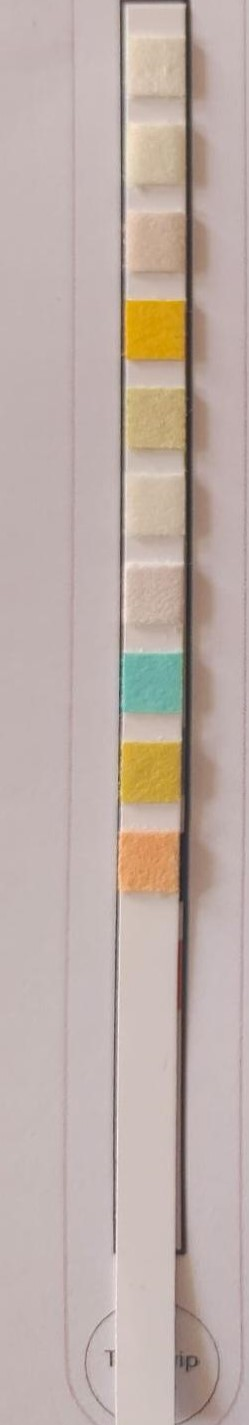
#> input picture temp_image.png.jpg, 249 x 1425 px
$ python -i app.py   (imports and definitions only)
#> lines starting #> are read from the running program, lines starting #| are printed output that depends on the picture; after the words box and inside, x2 and y2 are one past the last pixel; in counts of white or black regions, pixels touching at a corner belong together
from flask import Flask, request, jsonify, render_template
import cv2
import numpy as np

# [1 line not run here, left out]

def process_image(image_path):
    # Load the image using OpenCV
#> called with image_path = 'temp_image.png.jpg'
    image = cv2.imread(image_path)
#> image is the input picture: shape (1425, 249, 3); mean B, G, R 167.1, 173.6, 189.3

    # Convert the image to the LAB color space for better color segmentation
    lab_image = cv2.cvtColor(image, cv2.COLOR_BGR2Lab)
#> lab_image: shape (1425, 249, 3); mean of channels 0, 1, 2 183.8, 132.9, 133.2

    # Define color boundaries for each color on the urine strip (in LAB color space)
    color_boundaries = {
        'URO': ([90, 10, 20], [230, 130, 170]),
        'BIL': ([90, 50, 100], [220, 160, 200]),
        'KET': ([100, 60, 100], [220, 180, 210]),
        'BLD': ([80, 50, 100], [210, 170, 200]),
        'PRO': ([90, 50, 80], [210, 150, 200]),
        'NIT': ([90, 30, 90], [220, 160, 200]),
        'LEU': ([80, 30, 100], [210, 170, 200]),
        'GLU': ([70, 40, 100], [190, 180, 200]),
        'SG':  ([60, 60, 80], [180, 170, 200]),
        'PH':  ([70, 60, 100], [200, 180, 200]),
    }

    # Dictionary to store the RGB values of each color
    result = {}

    # Dictionary to store the integer RGB values of each color
    result = {}

    # Iterate through each color and extract its RGB value
    for color, (lower_bound, upper_bound) in color_boundaries.items():
        # Create a binary mask for the current color
        mask = cv2.inRange(lab_image, np.array(lower_bound), np.array(upper_bound))

        # Find contours in the mask
        contours, _ = cv2.findContours(mask, cv2.RETR_EXTERNAL, cv2.CHAIN_APPROX_SIMPLE)

        # Check if there are valid contours for the current color
        if len(contours) > 0:
            # Get the average RGB value of the color from the contour area
            rgb_values = []
            for contour in contours:
                # Compute the mean RGB value of the color in the contour area
                mask_area = cv2.contourArea(contour)
                mask = np.zeros_like(mask)  # Create an empty mask of the same shape
                cv2.drawContours(mask, [contour], -1, 255, thickness=cv2.FILLED)
                mean_color = cv2.mean(image, mask=mask)[:3]
                rgb_values.append(mean_color)

            # Take the average of all RGB values for the current color
            avg_rgb = np.mean(rgb_values, axis=0)

            # Convert the float RGB values to integers
            avg_rgb_int = [int(round(value)) for value in avg_rgb]

            # Store the RGB value in the result dictionary
            result[color] = avg_rgb_int
        else:
            # Set a default RGB value (e.g., white [255, 255, 255]) for the color when no valid contour is found
            result[color] = [255, 255, 255]
#> this loop made 10 passes
#> pass 1, in process_image, `mask = cv2.inRange(lab_image, np.array(lower_bound), np.array(upper_bo..`:
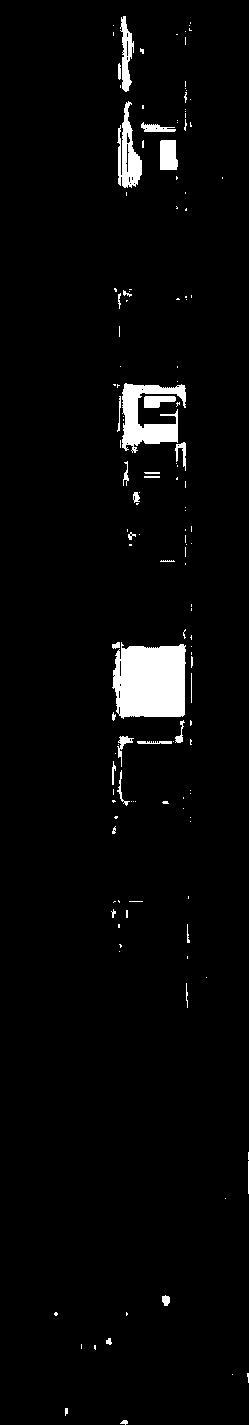
#> mask: shape (1425, 249); 3.3% white; 144 white regions (108 under 20 px), largest, box (x1, y1, x2, y2) and area: (112, 642, 186, 719) 4857, (122, 383, 186, 453) 2202, (117, 101, 142, 188) 1117
#> pass 2, in process_image, `mask = cv2.inRange(lab_image, np.array(lower_bound), np.array(upper_bo..`:
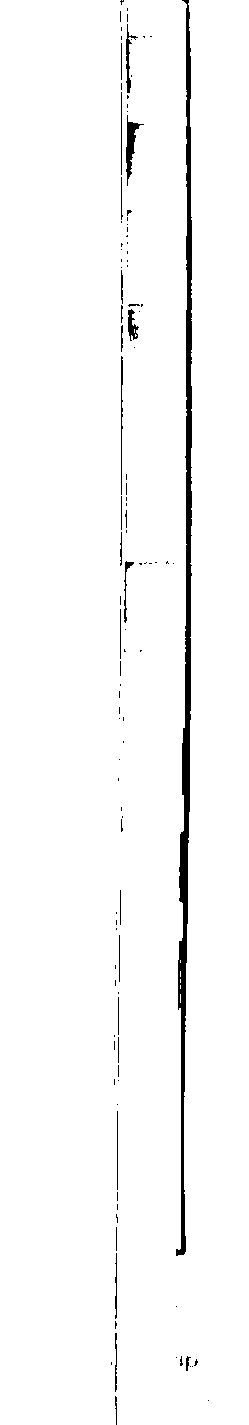
#> mask: shape (1425, 249); 97.4% white; 109 black regions (82 under 20 px), largest, box (x1, y1, x2, y2) and area: (176, 0, 192, 1256) 6662, (126, 115, 144, 186) 413, (126, 24, 138, 93) 209
#> pass 3, in process_image, `mask = cv2.inRange(lab_image, np.array(lower_bound), np.array(upper_bo..`:
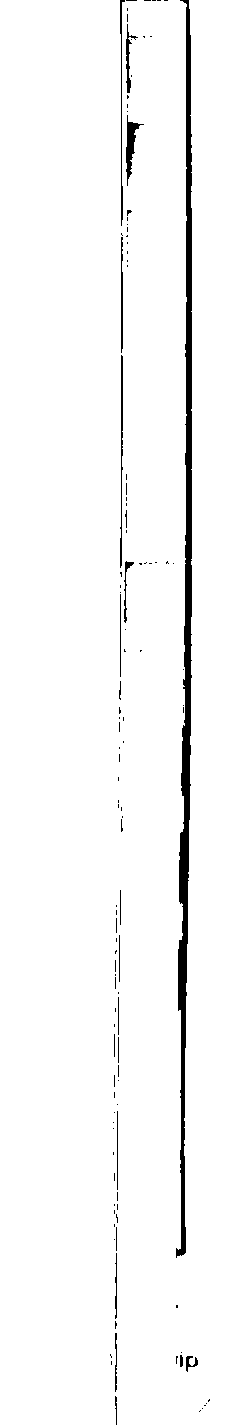
#> mask: shape (1425, 249); 97.1% white; 118 black regions (96 under 20 px), largest, box (x1, y1, x2, y2) and area: (176, 0, 192, 1258) 7633, (126, 115, 144, 186) 413, (120, 355, 123, 568) 341
#> after the loop:
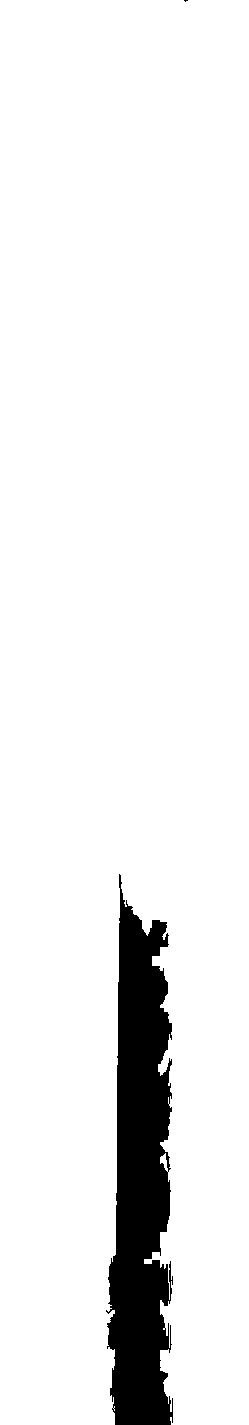
#> mask: shape (1425, 249); 92.7% white; 2 black regions (1 under 20 px), largest, box (x1, y1, x2, y2) and area: (106, 874, 173, 1425) 25806
#> after the loop, result = 10 items


    return result

# [12 lines that did not run here, left out]

# [3 lines that did not run here, left out]

# [2 lines not run here, left out]

>>> result = process_image('temp_image.png.jpg')
#> result = 10 items
